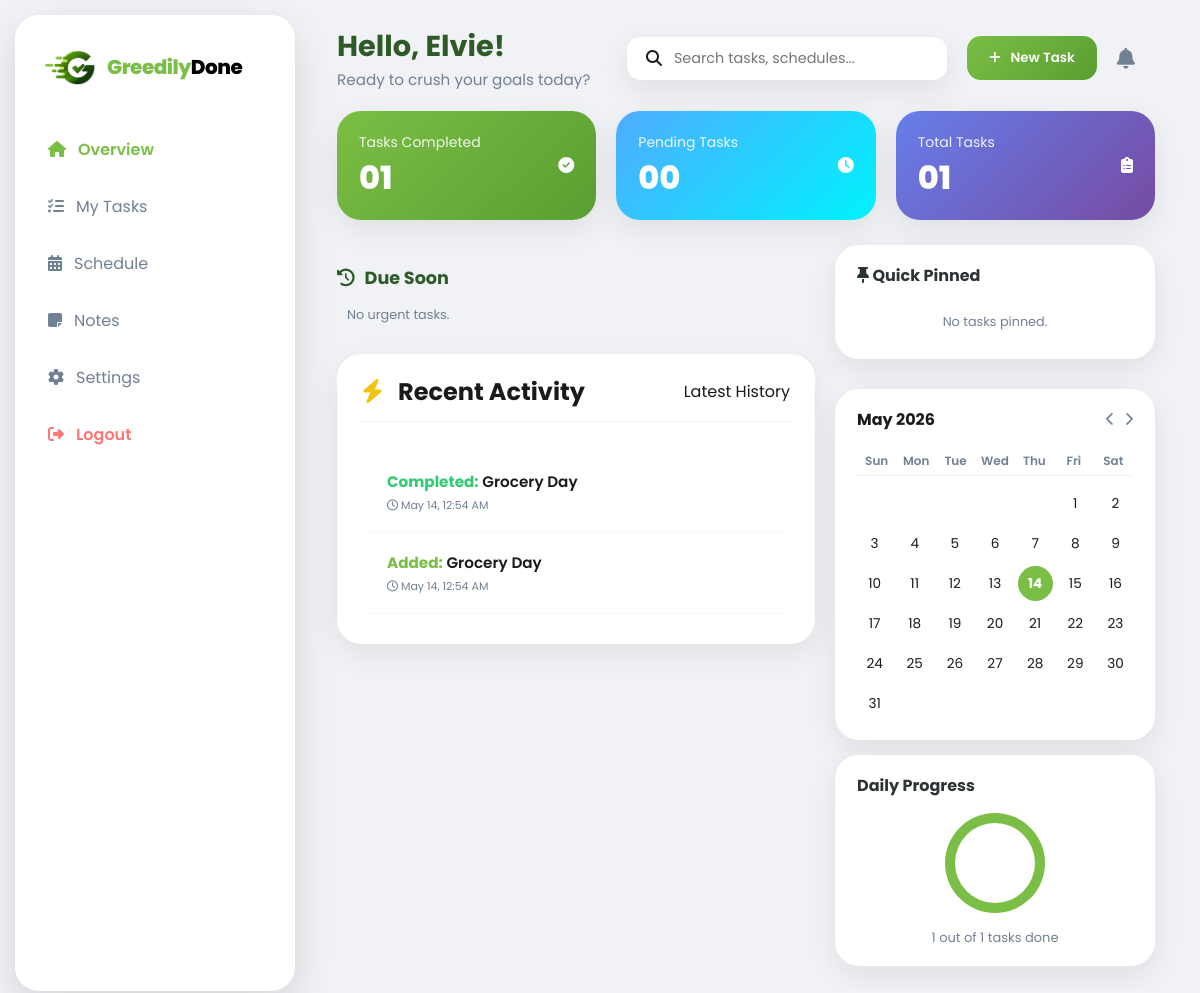
The app's page /dashboard.php (signed in) with its own data.
### tables this page shows
CREATE TABLE `activity_log` (
  `id` int(11) NOT NULL,
  `user_id` int(11) NOT NULL,
  `action` varchar(255) NOT NULL,
  `task_title` varchar(255) NOT NULL,
  `created_at` timestamp NOT NULL DEFAULT current_timestamp()
);

### dashboard.php (the view, shortened to what this page needs)
<?php
require_once 'config.php';
$month = date('m');
$year = date('Y');
$days_in_month = cal_days_in_month(CAL_GREGORIAN, $month, $year);
$month_name = date('F Y');
$full_name = $_SESSION['full_name'] ?? 'User';
$first_name = explode(' ', trim($full_name))[0];
$user_id = $_SESSION['user_id'];
try {
    $stmt = $pdo->prepare("SELECT
        COUNT(*) as total,
        SUM(CASE WHEN status = 'Completed' THEN 1 ELSE 0 END) as completed,
        SUM(CASE WHEN status = 'Pending' THEN 1 ELSE 0 END) as pending
    FROM tasks WHERE user_id = ?");
    $stmt->execute([$user_id]);
    $stats = $stmt->fetch(PDO::FETCH_ASSOC);
    $total_tasks = $stats['total'] ?? 0;
    $completed_tasks = $stats['completed'] ?? 0;
    $pending_tasks = $stats['pending'] ?? 0;
    $completion_rate = ($total_tasks > 0) ? round(($completed_tasks / $total_tasks) * 100) : 0;
    $stmt = $pdo->prepare("SELECT * FROM tasks
        WHERE user_id = ? AND status = 'Pending'
        AND due_date <= DATE_ADD(NOW(), INTERVAL 2 DAY)
        ORDER BY due_date ASC LIMIT 2");
    $stmt->execute([$user_id]);
    $due_soon = $stmt->fetchAll(PDO::FETCH_ASSOC);
    $stmt = $pdo->prepare("SELECT * FROM activity_log WHERE user_id = ? ORDER BY created_at DESC LIMIT 6");
    $stmt->execute([$user_id]);
    $recent_activity = $stmt->fetchAll(PDO::FETCH_ASSOC);
    $stmt = $pdo->prepare("SELECT * FROM tasks WHERE user_id = ? AND is_pinned = 1 LIMIT 3");
    $stmt->execute([$user_id]);
    $pinned_tasks = $stmt->fetchAll(PDO::FETCH_ASSOC);
} catch (PDOException $e) {
    die("Database Error: " . $e->getMessage());
}
?>
<!DOCTYPE html>
<html lang="en">
<head>
    <link rel="stylesheet" href="https://cdnjs.cloudflare.com/ajax/libs/font-awesome/6.5.1/css/all.min.css">
    <link rel="stylesheet" href="dashboard-style.css">
</head>
<body>
    <aside class="sidebar">
        <div class="brand">
            <img src="GD_LOGO.png" alt="Logo" class="brand-logo-img">
            <h2 class="brand-text"><span>Greedily</span>Done</h2>
        </div>
        <nav class="nav-menu">
            <a href="#" class="nav-item active"><i class="fa-solid fa-house"></i> Overview</a>
            <a href="task.php" class="nav-item"><i class="fa-solid fa-list-check"></i> My Tasks</a>
            <a href="schedule.php" class="nav-item"><i class="fa-solid fa-calendar-days"></i> Schedule</a>
            <a href="#" class="nav-item"><i class="fa-solid fa-note-sticky"></i> Notes</a>
            <a href="#" class="nav-item"><i class="fa-solid fa-gear"></i> Settings</a>
            <a href="logout.php" class="nav-item logout"><i class="fa-solid fa-right-from-bracket"></i> Logout</a>
        </nav>
    </aside>
    <main class="main-area">
        <header class="top-header">
            <div class="welcome-text">
                <h1>Hello, <?php echo htmlspecialchars($first_name); ?>!</h1>
                <p>Ready to crush your goals today?</p>
            </div>
            <div class="header-actions">
                <div class="search-wrapper">
                    <i class="fa-solid fa-magnifying-glass"></i>
                    <input type="text" id="taskSearch" placeholder="Search tasks, schedules...">
                </div>
                <button class="btn-primary">
                    <i class="fa-solid fa-plus"></i> New Task
                </button>
                <div class="notification-wrapper">
                    <i class="fa-solid fa-bell"></i>
                </div>
            </div>
        </header>
        <div class="stats-horizontal">
            <div class="stat-card-h card-completed">
                <div class="stat-content">
                    <span class="stat-label">Tasks Completed</span>
                    <h2 class="stat-number"><?php echo str_pad($completed_tasks, 2, '0', STR_PAD_LEFT); ?></h2>
                </div>
                <div class="stat-icon"><i class="fa-solid fa-circle-check"></i></div>
            </div>
            <div class="stat-card-h card-new">
                <div class="stat-content">
                    <span class="stat-label">Pending Tasks</span>
                    <h2 class="stat-number"><?php echo str_pad($pending_tasks, 2, '0', STR_PAD_LEFT); ?></h2>
                </div>
                <div class="stat-icon"><i class="fa-solid fa-clock"></i></div>
            </div>
            <div class="stat-card-h card-projects">
                <div class="stat-content">
                    <span class="stat-label">Total Tasks</span>
                    <h2 class="stat-number"><?php echo str_pad($total_tasks, 2, '0', STR_PAD_LEFT); ?></h2>
                </div>
                <div class="stat-icon"><i class="fa-solid fa-clipboard-list"></i></div>
            </div>
        </div>
        <div class="dashboard-grid">
            <div class="main-tasks-section">
                <div class="urgent-tasks-wrapper">
                    <h3 class="sub-title"><i class="fa-solid fa-clock-rotate-left"></i> Due Soon</h3>
                    <div class="urgent-cards-container">
                        <?php if (empty($due_soon)): ?>
                            <p style="font-size: 0.8rem; color: var(--text-muted); margin-left: 10px;">No urgent tasks.</p>
                        <?php endif; ?>
                    </div>
                </div>
                <div class="task-board-card">
                    <div class="board-header">
                        <h2 class="section-title"><i class="fa-solid fa-bolt" style="color: #f1c40f; margin-right: 10px;"></i> Recent Activity</h2>
                        <span class="task-count">Latest History</span>
                    </div>
                    <div class="activity-log-main" style="padding: 10px 0;">
                        <?php if (empty($recent_activity)): ?>
                            <p style="padding: 20px; text-align: center; color: var(--text-muted);">No activity recorded yet.</p>
                        <?php else: ?>
                            <?php foreach ($recent_activity as $activity): ?>
                                <?php
                                    $color = 'var(--primary-green)';
                                    if ($activity['action'] == 'Completed') {
                                        $color = '#2ecc71';
                                    } elseif ($activity['action'] == 'Deleted') {
                                        $color = '#e74c3c';
                                    } elseif ($activity['action'] == 'Reopened') {
                                        $color = '#f39c12';
                                    }
                                ?>
                                <div class="activity-item-main" style="display: flex; align-items: flex-start; gap: 15px; padding: 18px 25px; border-bottom: 1px solid #f8f9fa; transition: 0.2s;">
                                    <div class="activity-details">
                                        <p style="font-weight: 600; font-size: 0.95rem; color: var(--text-dark); margin-bottom: 4px;">
                                            <span style="color: <?php echo $color; ?>; font-weight: 700;"><?php echo $activity['action']; ?>:</span>
                                            <?php echo htmlspecialchars($activity['task_title']); ?>
                                        </p>
                                        <div style="display: flex; gap: 10px; align-items: center;">
                                            <span style="font-size: 11px; color: var(--text-muted);"><i class="fa-regular fa-clock"></i> <?php echo date('M d, h:i A', strtotime($activity['created_at'])); ?></span>
                                        </div>
                                    </div>
                                </div>
                            <?php endforeach; ?>
                        <?php endif; ?>
                    </div>
                </div>
            </div>
            <aside class="side-panel">
                <div class="side-card">
                    <h3 style="font-size: 16px; margin-bottom: 15px;"><i class="fa-solid fa-thumbtack"></i> Quick Pinned</h3>
                    <div class="pinned-tasks-container" style="display: flex; flex-direction: column; gap: 10px;">
                        <?php if (!empty($pinned_tasks)): ?>
                            <?php foreach ($pinned_tasks as $pinned): ?>
                                <div class="mini-card" style="background: var(--white); padding: 10px; border-radius: 8px; display: flex; justify-content: space-between; align-items: center; border: 1px solid #eee;">
                                    <p style="font-size: 13px; margin: 0; font-weight: 600; color: var(--text-dark);"><?php echo htmlspecialchars($pinned['title']); ?></p>
                                    <i class="fa-solid fa-thumbtack" style="color: var(--primary-green); font-size: 12px;"></i>
                                </div>
                            <?php endforeach; ?>
                        <?php else: ?>
                            <p style="font-size: 0.8rem; color: var(--text-muted); text-align: center; padding: 10px;">No tasks pinned.</p>
                        <?php endif; ?>
                    </div>
                </div>
                <div class="calendar-section card">
                    <div class="calendar-header">
                        <h4><?php echo $month_name; ?></h4>
                        <div class="cal-nav">
                            <i class="fa-solid fa-chevron-left"></i> <i class="fa-solid fa-chevron-right"></i>
                        </div>
                    </div>
                    <div class="calendar-days">
                        <span>Sun</span><span>Mon</span><span>Tue</span><span>Wed</span><span>Thu</span><span>Fri</span><span>Sat</span>
                    </div>
                    <div class="calendar-dates">
                        <?php
                        for ($day = 1; $day <= $days_in_month; $day++) {
                            $today = (date('j') == $day) ? 'active' : '';
                            echo "<span class='$today'>$day</span>";
                        }
                        ?>
                    </div>
                </div>
                <div class="side-card progress-card">
                    <h3 style="font-size: 16px; margin-bottom: 15px;">Daily Progress</h3>
                    <div class="circular-progress" style="width: 100px; height: 100px; border-radius: 50%; background: conic-gradient(var(--primary-green) <?php echo ($completion_rate * 3.6); ?>deg, #f0f0f0 0deg); display: flex; align-items: center; justify-content: center; margin: 0 auto 15px auto;">
                        <span style="font-weight: bold; font-size: 18px; color: var(--primary-green);"><?php echo $completion_rate; ?>%</span>
                    </div>
                    <p style="text-align: center; color: #718093; font-size: 13px;"><?php echo $completed_tasks; ?> out of <?php echo $total_tasks; ?> tasks done</p>
                </div>
            </aside>
        </div>
    </main>
</body>
</html>

### records on screen
activity_log: action "Completed", task_title "Grocery Day", created_at "May 14, 12:54 AM"
activity_log: action "Added", task_title "Grocery Day", created_at "May 14, 12:54 AM"

### other values on screen
$first_name "Elvie"
str_pad($completed_tasks, 2, '0', STR_PAD_LEFT) "01"
str_pad($pending_tasks, 2, '0', STR_PAD_LEFT) "00"
str_pad($total_tasks, 2, '0', STR_PAD_LEFT) "01"
$completed_tasks "1"
$total_tasks "1"
